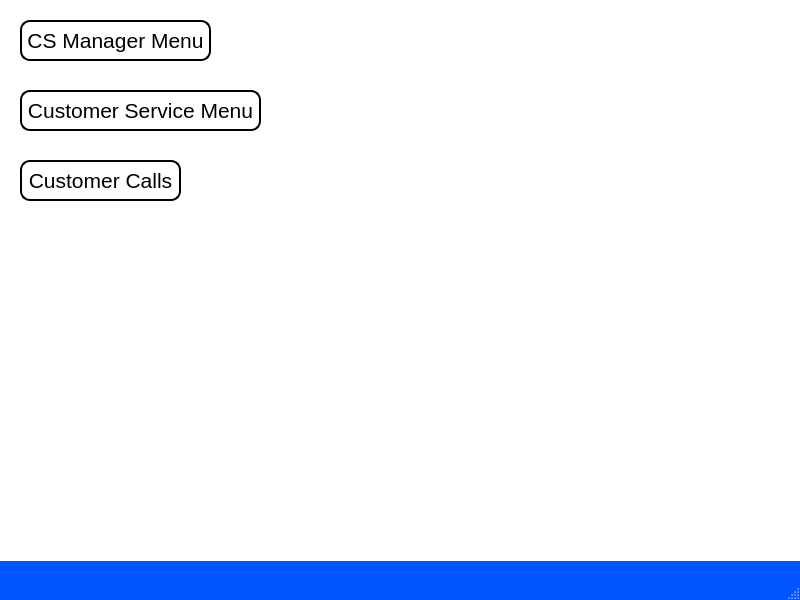
<?xml version="1.0" encoding="UTF-8"?>
<ui version="4.0">
 <class>Cust_Serv_Main_Menu</class>
 <widget class="QMainWindow" name="Cust_Serv_Main_Menu">
  <property name="geometry">
   <rect>
    <x>0</x>
    <y>0</y>
    <width>800</width>
    <height>600</height>
   </rect>
  </property>
  <property name="palette">
   <palette>
    <active>
     <colorrole role="WindowText">
      <brush brushstyle="SolidPattern">
       <color alpha="255">
        <red>0</red>
        <green>0</green>
        <blue>0</blue>
       </color>
      </brush>
     </colorrole>
     <colorrole role="Button">
      <brush brushstyle="SolidPattern">
       <color alpha="255">
        <red>0</red>
        <green>85</green>
        <blue>255</blue>
       </color>
      </brush>
     </colorrole>
     <colorrole role="Light">
      <brush brushstyle="SolidPattern">
       <color alpha="255">
        <red>127</red>
        <green>170</green>
        <blue>255</blue>
       </color>
      </brush>
     </colorrole>
     <colorrole role="Midlight">
      <brush brushstyle="SolidPattern">
       <color alpha="255">
        <red>63</red>
        <green>127</green>
        <blue>255</blue>
       </color>
      </brush>
     </colorrole>
     <colorrole role="Dark">
      <brush brushstyle="SolidPattern">
       <color alpha="255">
        <red>0</red>
        <green>42</green>
        <blue>127</blue>
       </color>
      </brush>
     </colorrole>
     <colorrole role="Mid">
      <brush brushstyle="SolidPattern">
       <color alpha="255">
        <red>0</red>
        <green>56</green>
        <blue>170</blue>
       </color>
      </brush>
     </colorrole>
     <colorrole role="Text">
      <brush brushstyle="SolidPattern">
       <color alpha="255">
        <red>0</red>
        <green>0</green>
        <blue>0</blue>
       </color>
      </brush>
     </colorrole>
     <colorrole role="BrightText">
      <brush brushstyle="SolidPattern">
       <color alpha="255">
        <red>255</red>
        <green>255</green>
        <blue>255</blue>
       </color>
      </brush>
     </colorrole>
     <colorrole role="ButtonText">
      <brush brushstyle="SolidPattern">
       <color alpha="255">
        <red>0</red>
        <green>0</green>
        <blue>0</blue>
       </color>
      </brush>
     </colorrole>
     <colorrole role="Base">
      <brush brushstyle="SolidPattern">
       <color alpha="255">
        <red>255</red>
        <green>255</green>
        <blue>255</blue>
       </color>
      </brush>
     </colorrole>
     <colorrole role="Window">
      <brush brushstyle="SolidPattern">
       <color alpha="255">
        <red>0</red>
        <green>85</green>
        <blue>255</blue>
       </color>
      </brush>
     </colorrole>
     <colorrole role="Shadow">
      <brush brushstyle="SolidPattern">
       <color alpha="255">
        <red>0</red>
        <green>0</green>
        <blue>0</blue>
       </color>
      </brush>
     </colorrole>
     <colorrole role="AlternateBase">
      <brush brushstyle="SolidPattern">
       <color alpha="255">
        <red>127</red>
        <green>170</green>
        <blue>255</blue>
       </color>
      </brush>
     </colorrole>
     <colorrole role="ToolTipBase">
      <brush brushstyle="SolidPattern">
       <color alpha="255">
        <red>255</red>
        <green>255</green>
        <blue>220</blue>
       </color>
      </brush>
     </colorrole>
     <colorrole role="ToolTipText">
      <brush brushstyle="SolidPattern">
       <color alpha="255">
        <red>0</red>
        <green>0</green>
        <blue>0</blue>
       </color>
      </brush>
     </colorrole>
    </active>
    <inactive>
     <colorrole role="WindowText">
      <brush brushstyle="SolidPattern">
       <color alpha="255">
        <red>0</red>
        <green>0</green>
        <blue>0</blue>
       </color>
      </brush>
     </colorrole>
     <colorrole role="Button">
      <brush brushstyle="SolidPattern">
       <color alpha="255">
        <red>0</red>
        <green>85</green>
        <blue>255</blue>
       </color>
      </brush>
     </colorrole>
     <colorrole role="Light">
      <brush brushstyle="SolidPattern">
       <color alpha="255">
        <red>127</red>
        <green>170</green>
        <blue>255</blue>
       </color>
      </brush>
     </colorrole>
     <colorrole role="Midlight">
      <brush brushstyle="SolidPattern">
       <color alpha="255">
        <red>63</red>
        <green>127</green>
        <blue>255</blue>
       </color>
      </brush>
     </colorrole>
     <colorrole role="Dark">
      <brush brushstyle="SolidPattern">
       <color alpha="255">
        <red>0</red>
        <green>42</green>
        <blue>127</blue>
       </color>
      </brush>
     </colorrole>
     <colorrole role="Mid">
      <brush brushstyle="SolidPattern">
       <color alpha="255">
        <red>0</red>
        <green>56</green>
        <blue>170</blue>
       </color>
      </brush>
     </colorrole>
     <colorrole role="Text">
      <brush brushstyle="SolidPattern">
       <color alpha="255">
        <red>0</red>
        <green>0</green>
        <blue>0</blue>
       </color>
      </brush>
     </colorrole>
     <colorrole role="BrightText">
      <brush brushstyle="SolidPattern">
       <color alpha="255">
        <red>255</red>
        <green>255</green>
        <blue>255</blue>
       </color>
      </brush>
     </colorrole>
     <colorrole role="ButtonText">
      <brush brushstyle="SolidPattern">
       <color alpha="255">
        <red>0</red>
        <green>0</green>
        <blue>0</blue>
       </color>
      </brush>
     </colorrole>
     <colorrole role="Base">
      <brush brushstyle="SolidPattern">
       <color alpha="255">
        <red>255</red>
        <green>255</green>
        <blue>255</blue>
       </color>
      </brush>
     </colorrole>
     <colorrole role="Window">
      <brush brushstyle="SolidPattern">
       <color alpha="255">
        <red>0</red>
        <green>85</green>
        <blue>255</blue>
       </color>
      </brush>
     </colorrole>
     <colorrole role="Shadow">
      <brush brushstyle="SolidPattern">
       <color alpha="255">
        <red>0</red>
        <green>0</green>
        <blue>0</blue>
       </color>
      </brush>
     </colorrole>
     <colorrole role="AlternateBase">
      <brush brushstyle="SolidPattern">
       <color alpha="255">
        <red>127</red>
        <green>170</green>
        <blue>255</blue>
       </color>
      </brush>
     </colorrole>
     <colorrole role="ToolTipBase">
      <brush brushstyle="SolidPattern">
       <color alpha="255">
        <red>255</red>
        <green>255</green>
        <blue>220</blue>
       </color>
      </brush>
     </colorrole>
     <colorrole role="ToolTipText">
      <brush brushstyle="SolidPattern">
       <color alpha="255">
        <red>0</red>
        <green>0</green>
        <blue>0</blue>
       </color>
      </brush>
     </colorrole>
    </inactive>
    <disabled>
     <colorrole role="WindowText">
      <brush brushstyle="SolidPattern">
       <color alpha="255">
        <red>0</red>
        <green>42</green>
        <blue>127</blue>
       </color>
      </brush>
     </colorrole>
     <colorrole role="Button">
      <brush brushstyle="SolidPattern">
       <color alpha="255">
        <red>0</red>
        <green>85</green>
        <blue>255</blue>
       </color>
      </brush>
     </colorrole>
     <colorrole role="Light">
      <brush brushstyle="SolidPattern">
       <color alpha="255">
        <red>127</red>
        <green>170</green>
        <blue>255</blue>
       </color>
      </brush>
     </colorrole>
     <colorrole role="Midlight">
      <brush brushstyle="SolidPattern">
       <color alpha="255">
        <red>63</red>
        <green>127</green>
        <blue>255</blue>
       </color>
      </brush>
     </colorrole>
     <colorrole role="Dark">
      <brush brushstyle="SolidPattern">
       <color alpha="255">
        <red>0</red>
        <green>42</green>
        <blue>127</blue>
       </color>
      </brush>
     </colorrole>
     <colorrole role="Mid">
      <brush brushstyle="SolidPattern">
       <color alpha="255">
        <red>0</red>
        <green>56</green>
        <blue>170</blue>
       </color>
      </brush>
     </colorrole>
     <colorrole role="Text">
      <brush brushstyle="SolidPattern">
       <color alpha="255">
        <red>0</red>
        <green>42</green>
        <blue>127</blue>
       </color>
      </brush>
     </colorrole>
     <colorrole role="BrightText">
      <brush brushstyle="SolidPattern">
       <color alpha="255">
        <red>255</red>
        <green>255</green>
        <blue>255</blue>
       </color>
      </brush>
     </colorrole>
     <colorrole role="ButtonText">
      <brush brushstyle="SolidPattern">
       <color alpha="255">
        <red>0</red>
        <green>42</green>
        <blue>127</blue>
       </color>
      </brush>
     </colorrole>
     <colorrole role="Base">
      <brush brushstyle="SolidPattern">
       <color alpha="255">
        <red>0</red>
        <green>85</green>
        <blue>255</blue>
       </color>
      </brush>
     </colorrole>
     <colorrole role="Window">
      <brush brushstyle="SolidPattern">
       <color alpha="255">
        <red>0</red>
        <green>85</green>
        <blue>255</blue>
       </color>
      </brush>
     </colorrole>
     <colorrole role="Shadow">
      <brush brushstyle="SolidPattern">
       <color alpha="255">
        <red>0</red>
        <green>0</green>
        <blue>0</blue>
       </color>
      </brush>
     </colorrole>
     <colorrole role="AlternateBase">
      <brush brushstyle="SolidPattern">
       <color alpha="255">
        <red>0</red>
        <green>85</green>
        <blue>255</blue>
       </color>
      </brush>
     </colorrole>
     <colorrole role="ToolTipBase">
      <brush brushstyle="SolidPattern">
       <color alpha="255">
        <red>255</red>
        <green>255</green>
        <blue>220</blue>
       </color>
      </brush>
     </colorrole>
     <colorrole role="ToolTipText">
      <brush brushstyle="SolidPattern">
       <color alpha="255">
        <red>0</red>
        <green>0</green>
        <blue>0</blue>
       </color>
      </brush>
     </colorrole>
    </disabled>
   </palette>
  </property>
  <property name="windowTitle">
   <string>MainWindow</string>
  </property>
  <property name="autoFillBackground">
   <bool>false</bool>
  </property>
  <widget class="QWidget" name="centralwidget">
   <widget class="QPushButton" name="cs_mgr_Button">
    <property name="geometry">
     <rect>
      <x>20</x>
      <y>20</y>
      <width>191</width>
      <height>41</height>
     </rect>
    </property>
    <property name="font">
     <font>
      <pointsize>16</pointsize>
     </font>
    </property>
    <property name="styleSheet">
     <string notr="true">QPushButton{background-color: white;
border: 2px solid black;
border-radius: 10px;}
QPushButton:hover{background-color:rgb(85, 255, 255);
border: 2px solidrgb(85, 255, 255);
}</string>
    </property>
    <property name="text">
     <string>CS Manager Menu</string>
    </property>
    <property name="autoDefault">
     <bool>false</bool>
    </property>
   </widget>
   <widget class="QPushButton" name="cust_calls_Button">
    <property name="geometry">
     <rect>
      <x>20</x>
      <y>160</y>
      <width>161</width>
      <height>41</height>
     </rect>
    </property>
    <property name="font">
     <font>
      <pointsize>16</pointsize>
     </font>
    </property>
    <property name="styleSheet">
     <string notr="true">QPushButton{background-color: white;
border: 2px solid black;
border-radius: 10px;}
QPushButton:hover{background-color:rgb(85, 255, 255);
border: 2px solidrgb(85, 255, 255);
}</string>
    </property>
    <property name="text">
     <string>Customer Calls</string>
    </property>
    <property name="autoDefault">
     <bool>false</bool>
    </property>
   </widget>
   <widget class="QLabel" name="label">
    <property name="geometry">
     <rect>
      <x>0</x>
      <y>0</y>
      <width>801</width>
      <height>561</height>
     </rect>
    </property>
    <property name="styleSheet">
     <string notr="true">background-image: url(:/Cust_service/customer_service.png);
background-repeat: no-repeat;
background-position: center;
background-attachment: fixed;
background-color: white; /* Fallback color */</string>
    </property>
    <property name="text">
     <string/>
    </property>
   </widget>
   <widget class="QPushButton" name="cust_calls_Button_2">
    <property name="geometry">
     <rect>
      <x>20</x>
      <y>90</y>
      <width>241</width>
      <height>41</height>
     </rect>
    </property>
    <property name="font">
     <font>
      <pointsize>16</pointsize>
     </font>
    </property>
    <property name="styleSheet">
     <string notr="true">QPushButton{background-color: white;
border: 2px solid black;
border-radius: 10px;}
QPushButton:hover{background-color:rgb(85, 255, 255);
border: 2px solidrgb(85, 255, 255);
}</string>
    </property>
    <property name="text">
     <string>Customer Service Menu</string>
    </property>
    <property name="autoDefault">
     <bool>false</bool>
    </property>
   </widget>
   <zorder>label</zorder>
   <zorder>cs_mgr_Button</zorder>
   <zorder>cust_calls_Button</zorder>
   <zorder>cust_calls_Button_2</zorder>
  </widget>
  <widget class="QMenuBar" name="menubar">
   <property name="geometry">
    <rect>
     <x>0</x>
     <y>0</y>
     <width>800</width>
     <height>21</height>
    </rect>
   </property>
  </widget>
  <widget class="QStatusBar" name="statusbar"/>
 </widget>
 <resources>
  <include location="images/cust_service.qrc"/>
 </resources>
 <connections/>
</ui>
